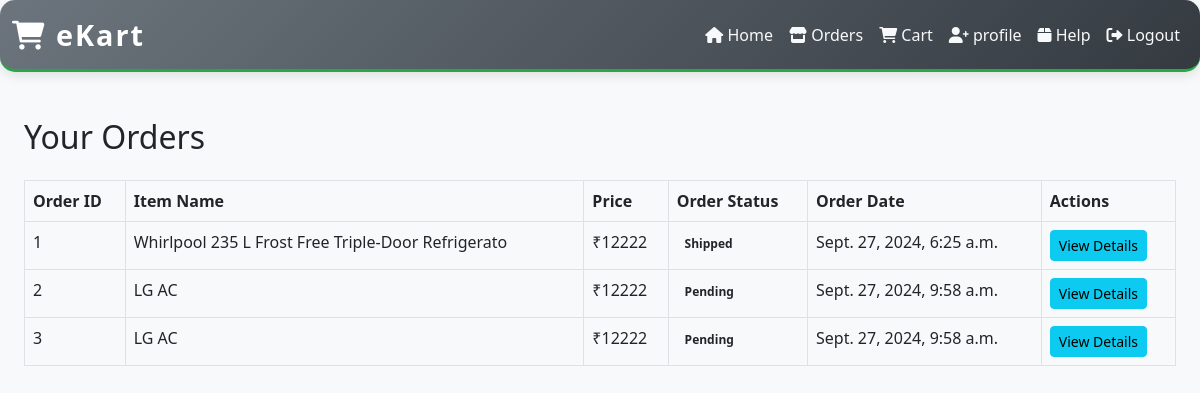
Screenshot of /your_orders/ (signed in) with the database file from the repository.
### apps/orders/models.py (models this page shows, shortened)
class History(models.Model):
    item = models.ForeignKey(ItemReg, on_delete=models.CASCADE)
    user = models.ForeignKey(User, on_delete=models.CASCADE)
    order_date = models.DateTimeField(auto_now_add=True)
    quantity = models.PositiveIntegerField(default=1)
    status = models.CharField(
        max_length=20,
        choices=[('Pending', 'Pending'), ('Shipped', 'Shipped'), ('Delivered', 'Delivered')],
        default='Pending'
    )

### apps/registration/models.py (models this page shows, shortened)
class ItemReg(models.Model):
    itemtype = [('','select the choice'),
                ('F','Fashion'),
                ('A','Appliances'),
                ('G','grocerys')]
    item_name = models.CharField(max_length=50)
    item_price = models.BigIntegerField()
    item_description = models.TextField(max_length=500,null=True,blank=True)
    item_tag = models.CharField(max_length=10,unique=True)
    item_type = models.CharField(max_length=10, choices=itemtype,null=True,blank=True)
    item_image = models.ImageField(upload_to='images',blank=True,null=True)

### apps/Buy/views.py (the view)
# urls.py: path('your_orders/',your_orders,name='your_orders'),
def your_orders(request):
    user = User.objects.get(username = request.user)
    res = History.objects.filter(user = user)
    for order in res:
        print(order.order_date)
    return render(request,'yourorders.html',{'orders':res})

### apps/Buy/templates/yourorders.html
{% extends "base.html" %}
{% block content %}
<div class="container mt-5">
    <h2>Your Orders</h2>
    {% if orders %}
        <table class="table table-hover table-bordered mt-4">
            <thead class="thead-light">
                <tr>
                    <th>Order ID</th>
                    <th>Item Name</th>
                    <th>Price</th>
                    <th>Order Status</th>
                    <th>Order Date</th>
                    <th>Actions</th>
                </tr>
            </thead>
            <tbody>
                {% for order in orders %}
                <tr>
                    <td>{{ order.id }}</td>
                    <td>{{ order.item.item_name }}</td>
                    <td>&#8377;{{ order.item.item_price }}</td>
                    <td>
                        {% if order.status == 'Pending' %}
                            <span class="badge badge-warning text-dark">Pending</span>
                        {% elif order.status == 'Shipped' %}
                            <span class="badge badge-success text-dark">Shipped</span>
                        {% elif order.status == 'Delivered' %}
                            <span class="badge badge-danger text-dark">Delivered</span>
                        {% endif %}
                    </td>
                    <td>{{ order.order_date }}</td>
                    <td>
                        <a href="{% url 'item_view' order.item.id %}" class="btn btn-info btn-sm">View Details</a>
                    </td>
                </tr>
                {% endfor %}
            </tbody>
        </table>
    {% else %}
        <p class="mt-4">You have no orders at the moment.</p>
    {% endif %}
</div>
{% endblock content %}

### templates/base.html (style rules this page uses)
body { background-color: #f8f9fa; padding-top: 70px; }
.container { max-width: 1200px; }

### rows the page displays
History: id "1", item.item_name "Whirlpool 235 L Frost Free Triple-Door Refrigerato", item.item_price "12222", status "Shipped", order_date "Sept. 27, 2024, 6:25 a.m."
History: id "2", item.item_name "LG AC", item.item_price "12222", status "Pending", order_date "Sept. 27, 2024, 9:58 a.m."
History: id "3", item.item_name "LG AC", item.item_price "12222", status "Pending", order_date "Sept. 27, 2024, 9:58 a.m."
